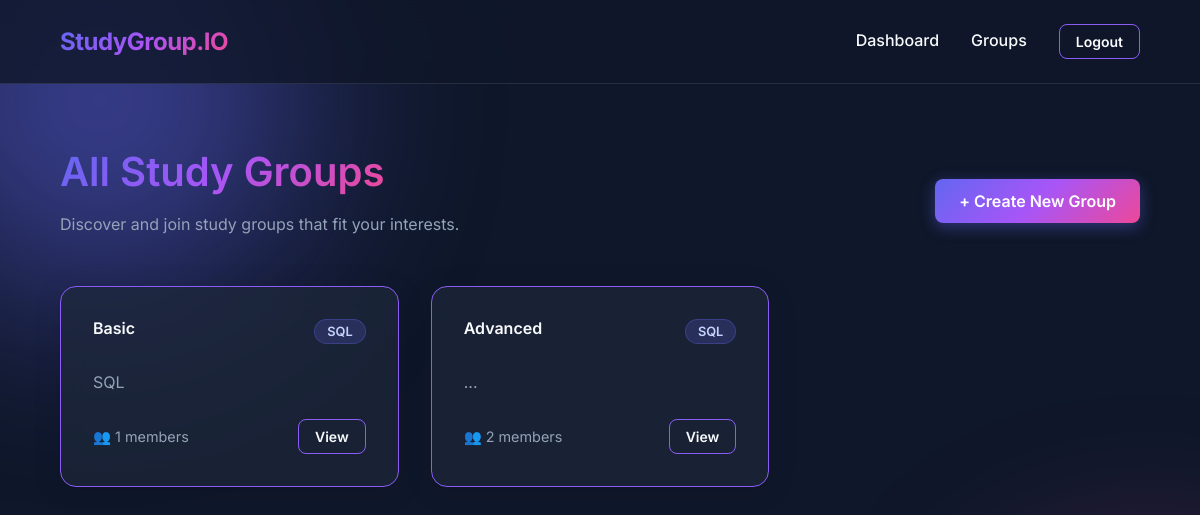
Page /groups (signed in) on the earlier database version.
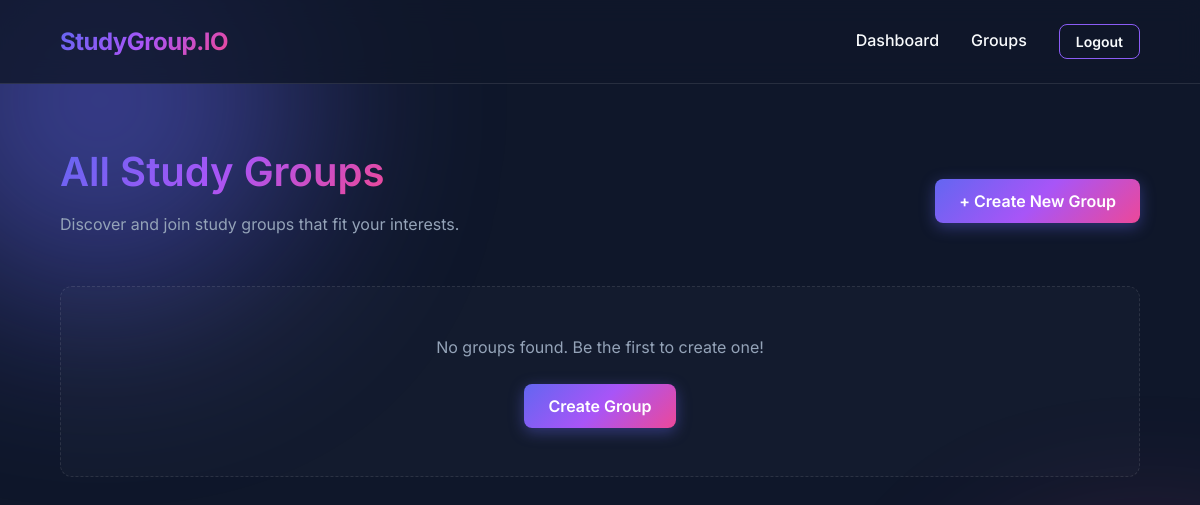
Same page on the later database version.
### tables this page shows
CREATE TABLE groups (
    id INTEGER PRIMARY KEY AUTOINCREMENT,
    name TEXT NOT NULL,
    description TEXT,
    subject_id INTEGER NOT NULL,
    creator_id INTEGER NOT NULL,
    created_at TIMESTAMP DEFAULT CURRENT_TIMESTAMP,
    FOREIGN KEY (subject_id) REFERENCES subjects (id),
    FOREIGN KEY (creator_id) REFERENCES users (id)
);

### routes/groups_route.py (the view)
@groups_bp.route('/groups')
def groups():
    user = get_current_user()
    if not user:
        return redirect(url_for('auth.login'))
    all_groups = get_all_groups(user['id'])
    return render_template('groups.html', groups=all_groups)

### app.py (called while the page is built)
@app.teardown_appcontext
def close_connection(exception):
    db = getattr(g, '_database', None)
    if db is not None:
        db.close()

@app.context_processor
def inject_user():
    return dict(current_user=get_current_user())

### database.py (called while the page is built)
def get_db():
    db = getattr(g, '_database', None)
    if db is None:
        db = g._database = sqlite3.connect(DATABASE)
        db.row_factory = sqlite3.Row
        db.execute('PRAGMA foreign_keys = ON')
    return db

def query_db(query, args=(), one=False):
    db = get_db()
    cur = db.execute(query, args)
    rv = cur.fetchall()
    db.commit()
    cur.close()
    return (rv[0] if rv else None) if one else rv

### services/authentication.py (called while the page is built)
def get_current_user():
    if 'user_id' in session:
        return query_db('SELECT * FROM users WHERE id = ?', (session['user_id'],), one=True)
    return None

### services/groups.py (called while the page is built)
def get_all_groups(user_id):
    return query_db('''
        SELECT g.*, s.name as subject_name, count(gm.user_id) as member_count,
        (SELECT count(*) FROM group_members WHERE group_id = g.id AND user_id = ?) as is_member
        FROM groups g
        JOIN subjects s ON g.subject_id = s.id
        LEFT JOIN group_members gm ON g.id = gm.group_id
        GROUP BY g.id
    ''', (user_id,))

### templates/groups.html
{% extends "base.html" %}
{% block content %}
<div class="dashboard-header">
    <div>
        <h1>All Study Groups</h1>
        <p>Discover and join study groups that fit your interests.</p>
    </div>
    <a href="{{ url_for('groups.create_group') }}" class="btn btn-primary">+ Create New Group</a>
</div>
{% if groups %}
    <div class="grid grid-cols-3">
        {% for group in groups %}
            <div class="glass-card" {% if group['is_member'] %}style="border-color: var(--accent);"{% endif %}>
                <div style="display: flex; justify-content: space-between; align-items: start; margin-bottom: 1rem;">
                    <h4>{{ group['name'] }}</h4>
                    <span class="badge badge-subject">{{ group['subject_name'] }}</span>
                </div>
                <p>{{ group['description'] }}</p>
                <div style="display: flex; justify-content: space-between; align-items: center; margin-top: 1.5rem;">
                    <span style="color: var(--text-secondary); font-size: 0.9rem;">👥 {{ group['member_count'] }} members</span>
                    <a href="{{ url_for('groups.group_detail', group_id=group['id']) }}" class="btn {% if group['is_member'] %}btn-outline{% else %}btn-primary{% endif %} btn-sm">
                        {% if group['is_member'] %}View{% else %}Join{% endif %}
                    </a>
                </div>
            </div>
        {% endfor %}
    </div>
{% else %}
    <div class="empty-state">
        <p>No groups found. Be the first to create one!</p>
        <a href="{{ url_for('groups.create_group') }}" class="btn btn-primary">Create Group</a>
    </div>
{% endif %}
{% endblock %}

### templates/base.html (shortened to what this page needs)
<!DOCTYPE html>
<html lang="en">
<head>
    <link rel="stylesheet" href="{{ url_for('static', filename='css/style.css') }}">
</head>
<body>
    <nav class="navbar">
        <a href="{{ url_for('main.dashboard') }}" class="nav-brand">StudyGroup.IO</a>
        <div class="nav-links">
            {% if current_user %}
            <a href="{{ url_for('main.dashboard') }}" class="nav-link">Dashboard</a>
            <a href="{{ url_for('groups.groups') }}" class="nav-link">Groups</a>
            <a href="{{ url_for('auth.logout') }}" class="btn btn-outline btn-sm">Logout</a>
            {% else %}
            <a href="{{ url_for('auth.login') }}" class="nav-link">Login</a>
            <a href="{{ url_for('auth.register') }}" class="btn btn-primary btn-sm">Register</a>
            {% endif %}
        </div>
    </nav>
    <div class="container fade-in">
        {% block content %}{% endblock %}
    </div>
</body>
</html>

### static/css/style.css (style rules this page uses)
:root { --bg-color: #0f172a; --text-primary: #f8fafc; --text-secondary: #94a3b8; --primary-gradient: linear-gradient(135deg, #6366f1, #a855f7, #ec4899); --card-bg: rgba(30, 41, 59, 0.7); --border-color: rgba(255, 255, 255, 0.1); --glass-blur: blur(12px); --accent: #8b5cf6; --success: #10b981; --error: #ef4444; }
* { margin: 0; padding: 0; box-sizing: border-box; }
body { font-family: 'Inter', sans-serif; background-color: var(--bg-color); color: var(--text-primary); min-height: 100vh; display: flex; flex-direction: column; overflow-x: hidden; position: relative; }
body::before, body::after { content: ''; position: fixed; border-radius: 50%; filter: blur(100px); z-index: -1; opacity: 0.5; pointer-events: none; }
body::before { width: 400px; height: 400px; background: #6366f1; top: -100px; left: -100px; }
body::after { width: 300px; height: 300px; background: #ec4899; bottom: -100px; right: -100px; }
a { color: var(--text-primary); text-decoration: none; transition: all 0.3s ease; }
h1, h2, h3, h4 { font-weight: 600; margin-bottom: 1rem; line-height: 1.2; }
h1 { font-size: 2.5rem; background: var(--primary-gradient); -webkit-background-clip: text; background-clip: text; -webkit-text-fill-color: transparent; display: inline-block; }
p { color: var(--text-secondary); line-height: 1.6; margin-bottom: 1rem; }
.navbar { display: flex; justify-content: space-between; align-items: center; padding: 1.5rem 5%; background: rgba(15, 23, 42, 0.8); backdrop-filter: var(--glass-blur); border-bottom: 1px solid var(--border-color); position: sticky; top: 0; z-index: 100; }
.nav-brand { font-size: 1.5rem; font-weight: 700; background: var(--primary-gradient); -webkit-background-clip: text; background-clip: text; -webkit-text-fill-color: transparent; letter-spacing: -0.5px; }
.nav-links { display: flex; gap: 2rem; align-items: center; }
.nav-link { font-weight: 500; position: relative; padding-bottom: 4px; }
.nav-link::after { content: ''; position: absolute; width: 0; height: 2px; bottom: 0; left: 0; background: var(--primary-gradient); transition: width 0.3s ease; }
.container { padding: 2rem 5%; max-width: 1200px; margin: 0 auto; width: 100%; flex: 1; }
.btn { display: inline-flex; align-items: center; justify-content: center; padding: 0.75rem 1.5rem; border-radius: 8px; font-weight: 600; cursor: pointer; transition: all 0.3s ease; border: none; font-family: inherit; font-size: 1rem; text-align: center; gap: 0.5rem; }
.btn-primary { background: var(--primary-gradient); color: white; box-shadow: 0 4px 15px rgba(99, 102, 241, 0.4); }
.btn-outline { background: transparent; border: 1px solid var(--accent); color: var(--text-primary); }
.btn-sm { padding: 0.5rem 1rem; font-size: 0.875rem; }
.dashboard-header { display: flex; justify-content: space-between; align-items: center; margin-bottom: 2rem; }
.fade-in { animation: fadeIn 0.5s ease-out; }
.empty-state { text-align: center; padding: 3rem 1rem; background: rgba(255, 255, 255, 0.02); border-radius: 12px; border: 1px dashed var(--border-color); }
.empty-state p { margin-bottom: 1.5rem; }

Differences in the rows shown:
removed groups: name "Basic", subject_name "SQL", description "SQL", member_count "1"
removed groups: name "Advanced", subject_name "SQL", description "...", member_count "2"
Other differences:
text now shown: "No groups found. Be the first to create one! Create Group"
